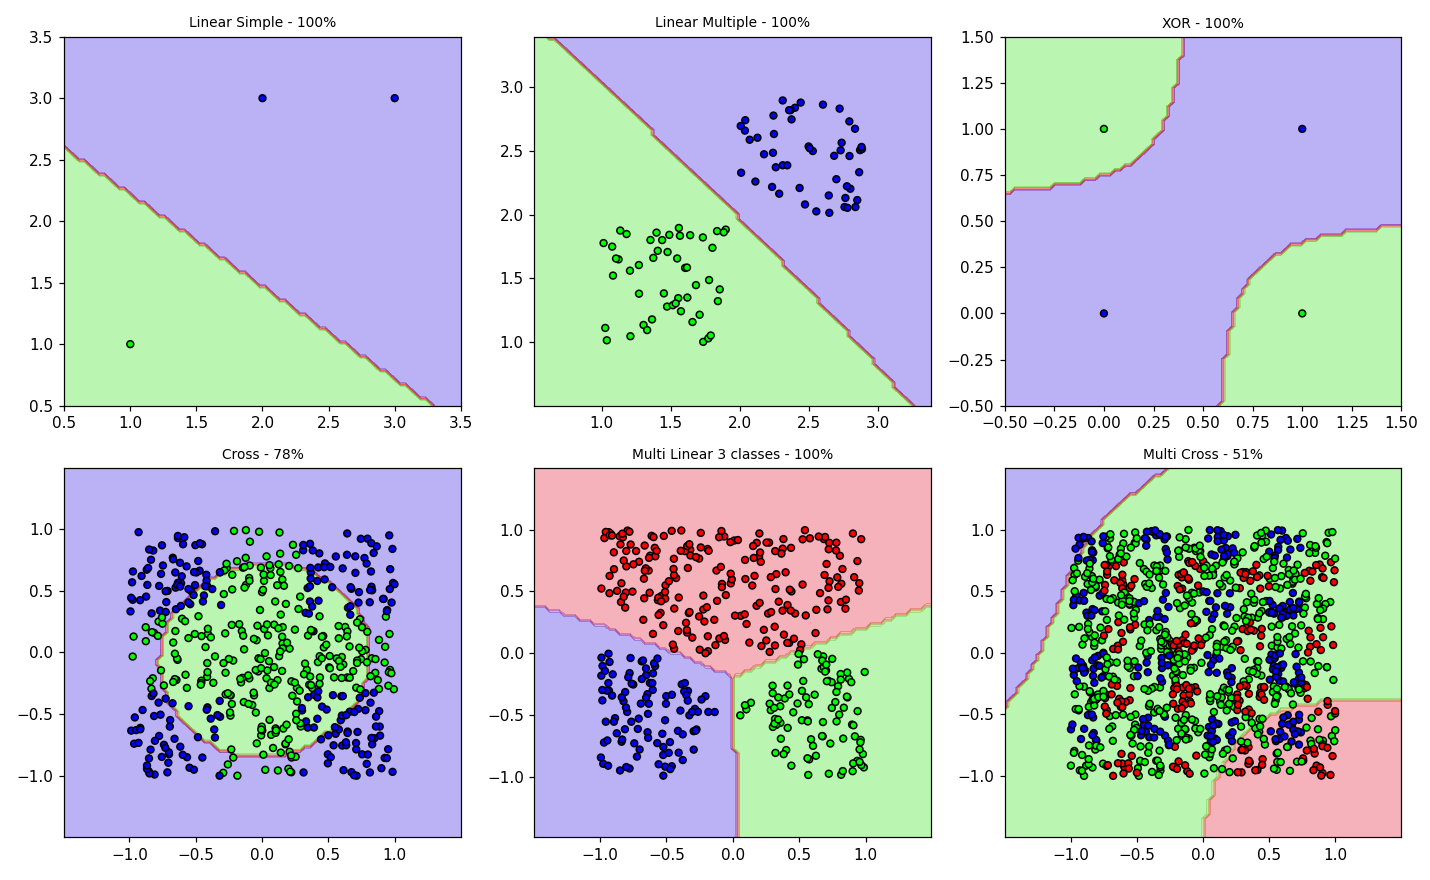

Write the Python code that produced this figure.
"""
test_etape5.py - Teste ETAPE5.RBNF.c (RBF Network) depuis Python (ctypes)

Contrairement aux autres etapes, la fonction RBNF() du fichier C ne renvoie
rien a Python (elle fait juste des printf en C). On appelle donc depuis
Python, dans le meme ordre que RBNF() le fait en interne, les fonctions C
individuelles (k-means, sigma, entrainement des poids, prediction) pour
recuperer les resultats - sans ajouter ni modifier de code dans le C.

Compilation (depuis la racine du repo) - utils.c doit etre compile avec,
car ETAPE5.RBNF.c appelle calculer_closest_centroid() et calculer_output()
qui y sont definies :
    gcc -shared -fPIC C-algorithms/ETAPE5.RBNF.c C-algorithms/utils.c -o C-algorithms/ETAPE5.RBNF.so -lm

Utilisation :
    python C-algorithms/test_etape5.py
"""

import contextlib
import ctypes
import os
import sys

import matplotlib.pyplot as plt
import numpy as np
from PIL import Image


@contextlib.contextmanager
def silencieux():
    """Redirige temporairement la sortie console (y compris les printf() du C) vers /dev/null."""
    stdout_original = os.dup(1)
    with open(os.devnull, "w") as trou_noir:
        os.dup2(trou_noir.fileno(), 1)
        try:
            yield
        finally:
            os.dup2(stdout_original, 1)
            os.close(stdout_original)

DOSSIER = os.path.dirname(os.path.abspath(__file__))
NOM_LIB = "ETAPE5.RBNF.dll" if sys.platform.startswith("win") else "ETAPE5.RBNF.so"
lib = ctypes.CDLL(os.path.join(DOSSIER, NOM_LIB))

P_DOUBLE = ctypes.POINTER(ctypes.c_double)
P_INT = ctypes.POINTER(ctypes.c_int)

lib.find_centroids.argtypes = [ctypes.c_int, ctypes.c_int, ctypes.c_int, P_DOUBLE, P_DOUBLE]
lib.find_centroids.restype = None

lib.assign_clusters.argtypes = [ctypes.c_int, ctypes.c_int, ctypes.c_int, P_DOUBLE, P_DOUBLE, P_INT, P_INT]
lib.assign_clusters.restype = None

lib.update_centroids_mean.argtypes = [ctypes.c_int, ctypes.c_int, ctypes.c_int, P_DOUBLE, P_INT, P_INT, P_DOUBLE]
lib.update_centroids_mean.restype = None

lib.calculer_sigma.argtypes = [ctypes.c_int, ctypes.c_int, P_DOUBLE]
lib.calculer_sigma.restype = ctypes.c_double

lib.calculer_rbf_closeness_to_centroid.argtypes = [ctypes.c_int, P_DOUBLE, ctypes.c_int, P_DOUBLE,
                                                    ctypes.c_double, P_DOUBLE]
lib.calculer_rbf_closeness_to_centroid.restype = None

lib.train_weights.argtypes = [ctypes.c_int, ctypes.c_int, ctypes.c_int, P_DOUBLE, P_DOUBLE, P_DOUBLE,
                               ctypes.c_double, P_DOUBLE, ctypes.c_double, ctypes.c_int]
lib.train_weights.restype = None

lib.calculer_output.argtypes = [ctypes.c_int, P_DOUBLE, P_DOUBLE]
lib.calculer_output.restype = ctypes.c_double

lib.rbf_sauvegarder.argtypes = [ctypes.c_char_p, P_DOUBLE, ctypes.c_double, P_DOUBLE, ctypes.c_int, ctypes.c_int]
lib.rbf_sauvegarder.restype = ctypes.c_int
lib.rbf_charger.argtypes = [ctypes.c_char_p, P_DOUBLE, P_DOUBLE, P_INT, P_INT, P_DOUBLE]
lib.rbf_charger.restype = ctypes.c_int


class RBF:
    """RBF Network a 2 classes (-1/1), entraine sur une cible numerique
    comme le C le propose. k = nombre de centroides."""

    def __init__(self, k=10, learning_rate=0.01, epochs=500):
        self.k_souhaite, self.learning_rate, self.epochs = k, learning_rate, epochs

    def _clustering(self, X, k, n, d):
        """Lance k-means une fois. Si un cluster se retrouve vide, update_centroids_mean
        divise par zero et les centroides deviennent NaN (ca contamine tout ensuite)."""
        centroids = np.zeros((k, d))
        lib.find_centroids(k, n, d, X.ctypes.data_as(P_DOUBLE), centroids.ctypes.data_as(P_DOUBLE))
        clusters = np.zeros((k, n), dtype=np.int32)
        tailles = np.zeros(k, dtype=np.int32)
        for _ in range(100):  # K-MEANS : on stabilise les centroides
            lib.assign_clusters(k, n, d, X.ctypes.data_as(P_DOUBLE), centroids.ctypes.data_as(P_DOUBLE),
                                 clusters.ctypes.data_as(P_INT), tailles.ctypes.data_as(P_INT))
            lib.update_centroids_mean(k, n, d, X.ctypes.data_as(P_DOUBLE), clusters.ctypes.data_as(P_INT),
                                       tailles.ctypes.data_as(P_INT), centroids.ctypes.data_as(P_DOUBLE))
        return centroids

    def entrainer(self, X, y, essais=50):
        """Le k-means (et donc le RBF) depend du tirage aleatoire des centroides de depart :
        un mauvais tirage peut donner un cluster vide (NaN, cf _clustering) ou juste un
        mauvais decoupage de l'espace. On essaie plusieurs tirages et on garde celui qui
        apprend le mieux sur les donnees d'entrainement (redemarrages multiples, pratique
        standard pour le k-means)."""
        X = np.ascontiguousarray(X, dtype=np.float64)
        y = np.ascontiguousarray(y, dtype=np.float64)
        n, d = X.shape
        k = max(2, min(self.k_souhaite, n))

        # Si TOUS les essais tombent sur un cluster vide (NaN), k est probablement trop
        # grand par rapport a n : on reduit k et on retente.
        while True:
            meilleure_precision = -1
            for _ in range(essais):
                centroids = self._clustering(X, k, n, d)
                if np.isnan(centroids).any():
                    continue
                sigma = lib.calculer_sigma(k, d, centroids.ctypes.data_as(P_DOUBLE))
                poids = np.zeros(k)
                with silencieux():  # train_weights fait un printf() par epoch, on l'etouffe
                    lib.train_weights(k, n, d, X.ctypes.data_as(P_DOUBLE), y.ctypes.data_as(P_DOUBLE),
                                       centroids.ctypes.data_as(P_DOUBLE), sigma,
                                       poids.ctypes.data_as(P_DOUBLE), self.learning_rate, self.epochs)
                self.k, self.centroids, self.sigma, self.poids = k, centroids, sigma, poids
                precision = (self.predire(X) == y).mean()
                if precision > meilleure_precision:
                    meilleure_precision = precision
                    meilleurs_parametres = (centroids, sigma, poids)
            if meilleure_precision >= 0:
                break
            k -= 1
            if k < 2:
                raise RuntimeError("k-means n'arrive pas a trouver de clusters valides sur ces donnees")

        self.k = k
        self.centroids, self.sigma, self.poids = meilleurs_parametres
        return self

    def score(self, points):
        points = np.ascontiguousarray(np.atleast_2d(points), dtype=np.float64)
        d = points.shape[1]
        proximite = np.zeros(self.k)
        sorties = np.zeros(len(points))
        for i, point in enumerate(points):
            lib.calculer_rbf_closeness_to_centroid(d, point.ctypes.data_as(P_DOUBLE), self.k,
                                                     self.centroids.ctypes.data_as(P_DOUBLE), self.sigma,
                                                     proximite.ctypes.data_as(P_DOUBLE))
            sorties[i] = lib.calculer_output(self.k, proximite.ctypes.data_as(P_DOUBLE),
                                              self.poids.ctypes.data_as(P_DOUBLE))
        return sorties

    def predire(self, points):
        return np.where(self.score(points) >= 0, 1, -1)

    def sauvegarder(self, chemin):
        d = self.centroids.shape[1]
        return lib.rbf_sauvegarder(chemin.encode(), self.centroids.ctypes.data_as(P_DOUBLE),
                                   self.sigma, self.poids.ctypes.data_as(P_DOUBLE), self.k, d)

    @classmethod
    def charger(cls, chemin, k, d):
        rbf = cls()
        rbf.centroids = np.zeros((k, d))
        rbf.poids = np.zeros(k)
        k_lu, d_lu, sigma = ctypes.c_int(), ctypes.c_int(), ctypes.c_double()
        if lib.rbf_charger(chemin.encode(), rbf.centroids.ctypes.data_as(P_DOUBLE),
                           rbf.poids.ctypes.data_as(P_DOUBLE), k_lu, d_lu, sigma) != 0:
            raise IOError(f"Impossible de lire {chemin}")
        rbf.k, rbf.sigma = k_lu.value, sigma.value
        return rbf


class RBFMultiClasse:
    """Un contre tous, comme PerceptronMultiClasse/SVMMultiClasse : un RBF par classe."""

    def __init__(self, **parametres):
        self.parametres = parametres

    def entrainer(self, X, y):
        self.classes = np.unique(y)
        self.modeles = [RBF(**self.parametres).entrainer(X, np.where(y == c, 1, -1).astype(float))
                        for c in self.classes]
        return self

    def predire(self, points):
        scores = np.array([m.score(points) for m in self.modeles])
        return self.classes[np.argmax(scores, axis=0)]


rng = np.random.default_rng(0)


def linear_multiple():
    X = np.concatenate([rng.random((50, 2)) * 0.9 + [1, 1], rng.random((50, 2)) * 0.9 + [2, 2]])
    return X, np.concatenate([np.ones(50), -np.ones(50)]).astype(int)


def cross():
    X = rng.random((500, 2)) * 2.0 - 1.0
    return X, np.array([1 if abs(p[0]) <= 0.3 or abs(p[1]) <= 0.3 else -1 for p in X])


def multi_linear_3_classes():
    X = rng.random((500, 2)) * 2.0 - 1.0
    y = []
    for p in X:
        if -p[0] - p[1] - 0.5 > 0 and p[1] < 0 and p[0] - p[1] - 0.5 < 0:
            y.append(0)
        elif -p[0] - p[1] - 0.5 < 0 and p[1] > 0 and p[0] - p[1] - 0.5 < 0:
            y.append(1)
        elif -p[0] - p[1] - 0.5 < 0 and p[1] < 0 and p[0] - p[1] - 0.5 > 0:
            y.append(2)
        else:
            y.append(-1)
    y = np.array(y)
    return X[y >= 0], y[y >= 0]


def multi_cross():
    X = rng.random((1000, 2)) * 2.0 - 1.0
    y = []
    for p in X:
        if abs(p[0] % 0.5) <= 0.25 and abs(p[1] % 0.5) > 0.25:
            y.append(0)
        elif abs(p[0] % 0.5) > 0.25 and abs(p[1] % 0.5) <= 0.25:
            y.append(1)
        else:
            y.append(2)
    return X, np.array(y)


def image_vers_vecteur(chemin, taille=(2, 2)):
    img = Image.open(chemin).convert("RGB")
    img = img.resize(taille)
    return (np.array(img) / 255.0).flatten()


def lister_images(dossier):
    extensions = (".jpg", ".jpeg", ".png", ".webp")
    return [os.path.join(dossier, f) for f in sorted(os.listdir(dossier)) if f.lower().endswith(extensions)]


def separer_train_test(chemins, classes, proportion_test=0.2, graine=0):
    """Split stratifie : au moins 1 exemple de test par classe, meme si la classe est petite."""
    rng_split = np.random.default_rng(graine)
    chemins = np.array(chemins)
    train_idx, test_idx = [], []
    for c in np.unique(classes):
        idx = np.where(classes == c)[0]
        rng_split.shuffle(idx)
        n_test = max(1, round(len(idx) * proportion_test))
        test_idx.extend(idx[:n_test])
        train_idx.extend(idx[n_test:])
    return (chemins[train_idx].tolist(), classes[train_idx],
            chemins[test_idx].tolist(), classes[test_idx])


tout_ok = True


def verifier(nom, condition):
    global tout_ok
    tout_ok &= bool(condition)
    print(f"[{'OK' if condition else 'ECHEC'}] {nom}")


def tracer(ax, modele, X, y, titre):
    x0, x1 = X[:, 0].min() - 0.5, X[:, 0].max() + 0.5
    y0, y1 = X[:, 1].min() - 0.5, X[:, 1].max() + 0.5
    xx, yy = np.meshgrid(np.linspace(x0, x1, 80), np.linspace(y0, y1, 80))
    z = modele.predire(np.c_[xx.ravel(), yy.ravel()])
    ax.contourf(xx, yy, z.reshape(xx.shape), alpha=0.3, cmap="brg")
    ax.scatter(X[:, 0], X[:, 1], c=y, cmap="brg", edgecolors="k", s=20)
    ax.set_title(titre, fontsize=9)


def main():
    print("=== RBF Network sur les 6 cas de tests officiels ===")
    print("(le RBF gere les frontieres non lineaires, contrairement au perceptron lineaire)\n")

    fig, axes = plt.subplots(2, 3, figsize=(13, 8))
    cas = [
        ("Linear Simple", (np.array([[1, 1], [2, 3], [3, 3]], dtype=float), np.array([1, -1, -1])), RBF(k=2)),
        ("Linear Multiple", linear_multiple(), RBF(k=6)),
        ("XOR", (np.array([[1, 0], [0, 1], [0, 0], [1, 1]], dtype=float), np.array([1, 1, -1, -1])), RBF(k=4)),
        ("Cross", cross(), RBF(k=15)),
        ("Multi Linear 3 classes", multi_linear_3_classes(), RBFMultiClasse(k=6)),
        ("Multi Cross", multi_cross(), RBFMultiClasse(k=15)),
    ]
    for ax, (nom, (X, y), modele) in zip(axes.ravel(), cas):
        modele.entrainer(X, y)
        precision = (modele.predire(X) == y).mean()
        if nom == "Multi Cross":
            # Limite connue : notre sigma est une seule valeur globale (distance moyenne entre
            # centroides), trop grossiere pour distinguer les bandes fines de ce damier - peu
            # importe le nombre de clusters ou d'epochs (teste jusqu'a k=60, epochs=1500).
            print(f"[LIMITE CONNUE] {nom} : precision {precision:.0%} (sigma global trop grossier pour un damier fin)")
        else:
            verifier(f"{nom} : precision {precision:.0%}", precision >= 0.7)
        tracer(ax, modele, X, y, f"{nom} - {precision:.0%}")

    fig.tight_layout()
    chemin = os.path.join(DOSSIER, "test_etape5.png")
    fig.savefig(chemin, dpi=110)
    print(f"\nFigure enregistree : {chemin}")

    print("\n=== Dataset reel (photos de dechets) ===")
    chemins_plastic = lister_images(os.path.join(DOSSIER, "..", "dataset-img", "plastic"))
    chemins_verre = lister_images(os.path.join(DOSSIER, "..", "dataset-img", "verre"))
    chemins_metal = lister_images(os.path.join(DOSSIER, "..", "dataset-img", "metal"))
    chemins = chemins_plastic + chemins_verre + chemins_metal
    classes = np.array([0] * len(chemins_plastic) + [1] * len(chemins_verre) + [2] * len(chemins_metal))

    chemins_train, classes_train, chemins_test, classes_test = separer_train_test(chemins, classes)
    vecteurs_train = np.array([image_vers_vecteur(c) for c in chemins_train])
    vecteurs_test = np.array([image_vers_vecteur(c) for c in chemins_test])

    modele_reel = RBFMultiClasse(k=8)
    modele_reel.entrainer(vecteurs_train, classes_train)
    precision_train = (modele_reel.predire(vecteurs_train) == classes_train).mean()
    precision_test = (modele_reel.predire(vecteurs_test) == classes_test).mean()
    print(f"Entrainement : {len(chemins_train)} photos, Test : {len(chemins_test)} photos (jamais vues)")
    verifier(f"Dataset reel - precision entrainement {precision_train:.0%}", precision_train >= 0.5)
    verifier(f"Dataset reel - precision test {precision_test:.0%}", precision_test >= 0.3)

    print("\n=== Sauvegarde / chargement ===")
    modele_un_contre_tous = modele_reel.modeles[0]  # un seul RBF binaire, parmi les 3 du "un contre tous"
    chemin_modele = os.path.join(DOSSIER, "rbf_sauvegarde.txt")
    modele_un_contre_tous.sauvegarder(chemin_modele)
    recharge = RBF.charger(chemin_modele, k=modele_un_contre_tous.k, d=modele_un_contre_tous.centroids.shape[1])
    memes_parametres = (np.allclose(modele_un_contre_tous.centroids, recharge.centroids)
                        and np.allclose(modele_un_contre_tous.poids, recharge.poids)
                        and np.isclose(modele_un_contre_tous.sigma, recharge.sigma))
    verifier("Modele recharge : memes centroides, sigma et poids", memes_parametres)
    os.remove(chemin_modele)

    print("\n" + ("TOUS LES TESTS PASSENT" if tout_ok else "AU MOINS UN TEST ECHOUE"))
    plt.show()


if __name__ == "__main__":
    main()
